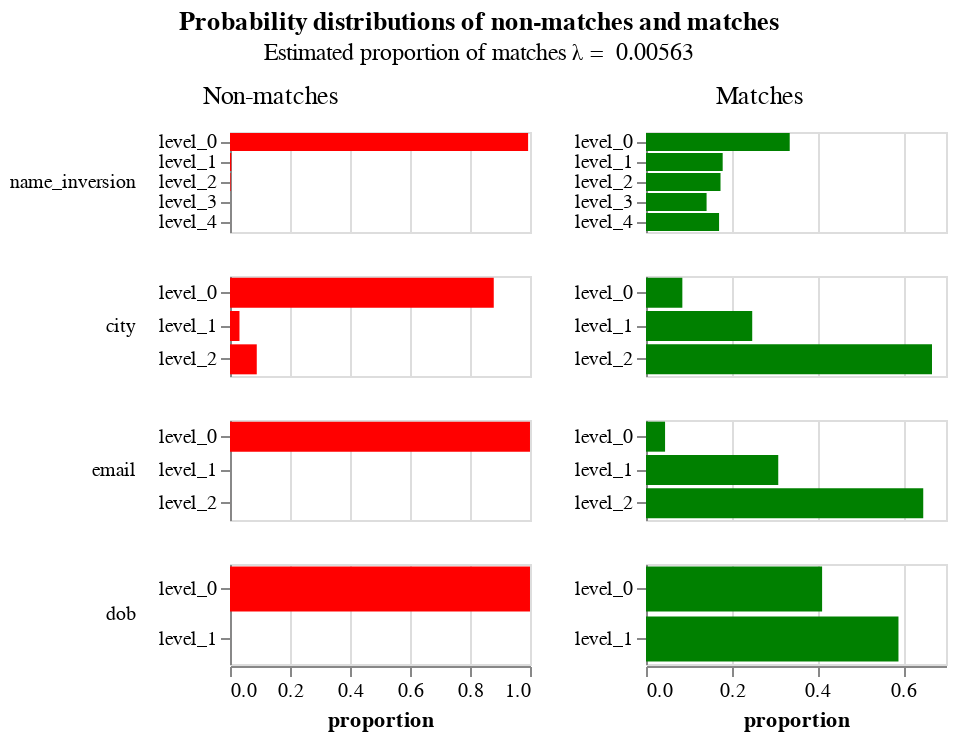

Notebook source saved alongside this figure:
### Markdown cell above
The `params` property of the `linker` is an object that contains a lot of diagnostic information about how the match probability was computed.  The following cells demonstrate some of its functionality

### Code cell
model = linker.model
model.probability_distribution_chart()

### Figure 1 — Vega-Lite specification as saved in the notebook (floating-point values rounded to 4 significant figures)
{"$schema": "https://vega.github.io/schema/vega-lite/v4.json", "config": {"header": {"title": null}, "title": {"anchor": "middle", "offset": 10}, "view": {"continuousHeight": 300, "continuousWidth": 400, "height": 300, "width": 400}}, "data": {"name": "data-ceab06ca9a4c907808588fc81343c76f"}, "datasets": {"data-ceab06ca9a4c907808588fc81343c76f": [{"bayes_factor": 0.3375, "column_name": "name_inversion", "gamma_column_name": "gamma_name_inversion", "gamma_index": 0, "level_name": "level_0", "level_proportion": 0.99, "log2_bayes_factor": -1.567, "m_probability": 0.3353, "max_gamma_index": 4, "num_levels": 5, "u_probability": 0.9937}, {"bayes_factor": 43.05, "column_name": "name_inversion", "gamma_column_name": "gamma_name_inversion", "gamma_index": 1, "level_name": "level_1", "level_proportion": 0.00514, "log2_bayes_factor": 5.428, "m_probability": 0.1789, "max_gamma_index": 4, "num_levels": 5, "u_probability": 0.004157}, {"bayes_factor": 82.17, "column_name": "name_inversion", "gamma_column_name": "gamma_name_inversion", "gamma_index": 2, "level_name": "level_2", "level_proportion": 0.003083, "log2_bayes_factor": 6.361, "m_probability": 0.1739, "max_gamma_index": 4, "num_levels": 5, "u_probability": 0.002116}, {"bayes_factor": 20410.0, "column_name": "name_inversion", "gamma_column_name": "gamma_name_inversion", "gamma_index": 3, "level_name": "level_3", "level_proportion": 0.0008028, "log2_bayes_factor": 14.32, "m_probability": 0.1414, "max_gamma_index": 4, "num_levels": 5, "u_probability": 6.928e-06}, {"bayes_factor": 9259.0, "column_name": "name_inversion", "gamma_column_name": "gamma_name_inversion", "gamma_index": 4, "level_name": "level_4", "level_proportion": 0.0009782, "log2_bayes_factor": 13.18, "m_probability": 0.1705, "max_gamma_index": 4, "num_levels": 5, "u_probability": 1.842e-05}, {"bayes_factor": 0.09647, "column_name": "city", "gamma_column_name": "gamma_city", "gamma_index": 0, "level_name": "level_0", "level_proportion": 0.8747, "log2_bayes_factor": -3.374, "m_probability": 0.08482, "max_gamma_index": 2, "num_levels": 3, "u_probability": 0.8792}, {"bayes_factor": 7.849, "column_name": "city", "gamma_column_name": "gamma_city", "gamma_index": 1, "level_name": "level_1", "level_proportion": 0.0328, "log2_bayes_factor": 2.972, "m_probability": 0.2479, "max_gamma_index": 2, "num_levels": 3, "u_probability": 0.03158}, {"bayes_factor": 7.479, "column_name": "city", "gamma_column_name": "gamma_city", "gamma_index": 2, "level_name": "level_2", "level_proportion": 0.09248, "log2_bayes_factor": 2.903, "m_probability": 0.6673, "max_gamma_index": 2, "num_levels": 3, "u_probability": 0.08922}, {"bayes_factor": 0.0445, "column_name": "email", "gamma_column_name": "gamma_email", "gamma_index": 0, "level_name": "level_0", "level_proportion": 0.9946, "log2_bayes_factor": -4.49, "m_probability": 0.0445, "max_gamma_index": 2, "num_levels": 3, "u_probability": 1.0}, {"bayes_factor": 10900000.0, "column_name": "email", "gamma_column_name": "gamma_email", "gamma_index": 1, "level_name": "level_1", "level_proportion": 0.001737, "log2_bayes_factor": 23.38, "m_probability": 0.3086, "max_gamma_index": 2, "num_levels": 3, "u_probability": 2.832e-08}, {"bayes_factor": 22490.0, "column_name": "email", "gamma_column_name": "gamma_email", "gamma_index": 2, "level_name": "level_2", "level_proportion": 0.00367, "log2_bayes_factor": 14.46, "m_probability": 0.6469, "max_gamma_index": 2, "num_levels": 3, "u_probability": 2.877e-05}, {"bayes_factor": 0.4109, "column_name": "dob", "gamma_column_name": "gamma_dob", "gamma_index": 0, "level_name": "level_0", "level_proportion": 0.9967, "log2_bayes_factor": -1.283, "m_probability": 0.4109, "max_gamma_index": 1, "num_levels": 2, "u_probability": 1.0}, {"bayes_factor": 25590.0, "column_name": "dob", "gamma_column_name": "gamma_dob", "gamma_index": 1, "level_name": "level_1", "level_proportion": 0.003339, "log2_bayes_factor": 14.64, "m_probability": 0.5891, "max_gamma_index": 1, "num_levels": 2, "u_probability": 2.302e-05}]}, "hconcat": [{"encoding": {"color": {"value": "red"}, "row": {"field": "column_name", "header": {"labelAlign": "left", "labelAnchor": "middle", "labelAngle": 0}, "sort": {"field": "gamma_index"}, "type": "nominal"}, "tooltip": [{"field": "column_name", "type": "nominal"}, {"field": "level_name", "type": "ordinal"}, {"field": "u_probability", "format": ".4f", "type": "quantitative"}, {"field": "bayes_factor", "format": ".4f", "type": "quantitative"}, {"field": "level_proportion", "format": ".2%", "title": "Percentage of record comparisons in this level", "type": "nominal"}, {"field": "log2_bayes_factor", "format": ".4f", "type": "quantitative"}], "x": {"axis": {"title": "proportion"}, "field": "u_probability", "type": "quantitative"}, "y": {"axis": {"title": null}, "field": "level_name", "type": "nominal"}}, "height": 50, "mark": "bar", "resolve": {"scale": {"y": "independent"}}, "title": {"fontWeight": "normal", "text": "Non-matches"}, "transform": [{"filter": "(datum.bayes_factor != 'unnecessary filter2 due to vega lite issue 4680')"}], "width": 150}, {"encoding": {"color": {"value": "green"}, "row": {"field": "column_name", "header": {"labels": false}, "sort": {"field": "gamma_index"}, "type": "nominal"}, "tooltip": [{"field": "column_name", "type": "nominal"}, {"field": "level_name", "type": "ordinal"}, {"field": "m_probability", "format": ".4f", "type": "quantitative"}, {"field": "bayes_factor", "format": ".4f", "type": "quantitative"}, {"field": "level_proportion", "format": ".2%", "title": "Percentage of record comparisons in this level", "type": "nominal"}, {"field": "log2_bayes_factor", "format": ".4f", "type": "quantitative"}], "x": {"axis": {"title": "proportion"}, "field": "m_probability", "type": "quantitative"}, "y": {"axis": {"title": null}, "field": "level_name", "type": "nominal"}}, "height": 50, "mark": "bar", "resolve": {"scale": {"y": "independent"}}, "title": {"fontWeight": "normal", "text": "Matches"}, "transform": [{"filter": "(datum.bayes_factor != 'unnecessary filter due to vega lite issue 4680')"}], "width": 150}], "title": {"subtitle": "Estimated proportion of matches λ =  0.00563", "text": "Probability distributions of non-matches and matches "}, "transform": []}
